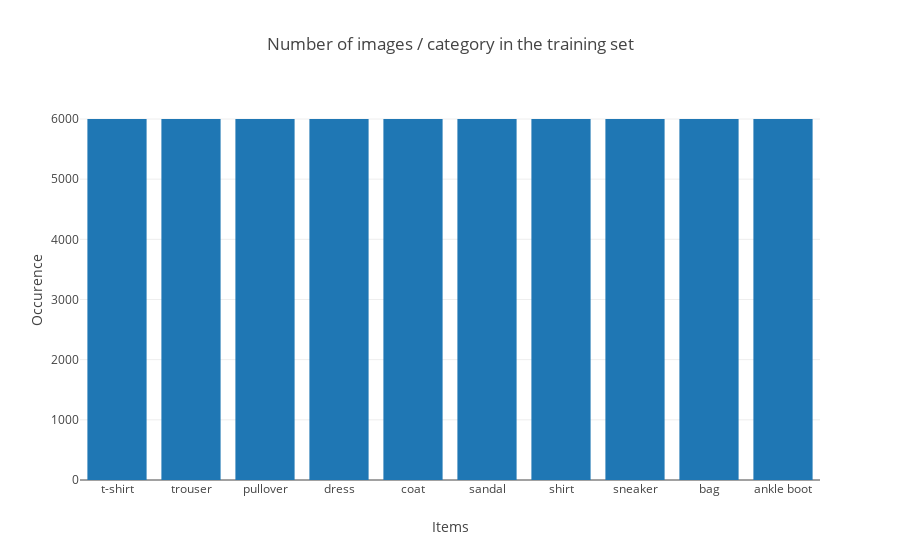

Notebook source saved alongside this figure:
### Code cell
classes = np.array(train.iloc[:, 0].values)
unique, counts = np.unique(classes, return_counts=True)

trace = go.Bar(
    x=CATEGORIES,
    y=counts
)

layout = dict(title = 'Number of images / category in the training set',
              xaxis = dict(title = 'Items'),
              yaxis = dict(title = 'Occurence'))

py.iplot(dict(data=[trace], layout=layout))

### Figure 1 — Plotly figure (JSON) as saved in the notebook; plotly's stock layout.template omitted (floating-point values rounded to 4 significant figures)
{"data": [{"type": "bar", "x": ["t-shirt", "trouser", "pullover", "dress", "coat", "sandal", "shirt", "sneaker", "bag", "ankle boot"], "y": [6000, 6000, 6000, 6000, 6000, 6000, 6000, 6000, 6000, 6000]}], "layout": {"title": "Number of images / category in the training set", "xaxis": {"title": "Items"}, "yaxis": {"title": "Occurence"}}}
